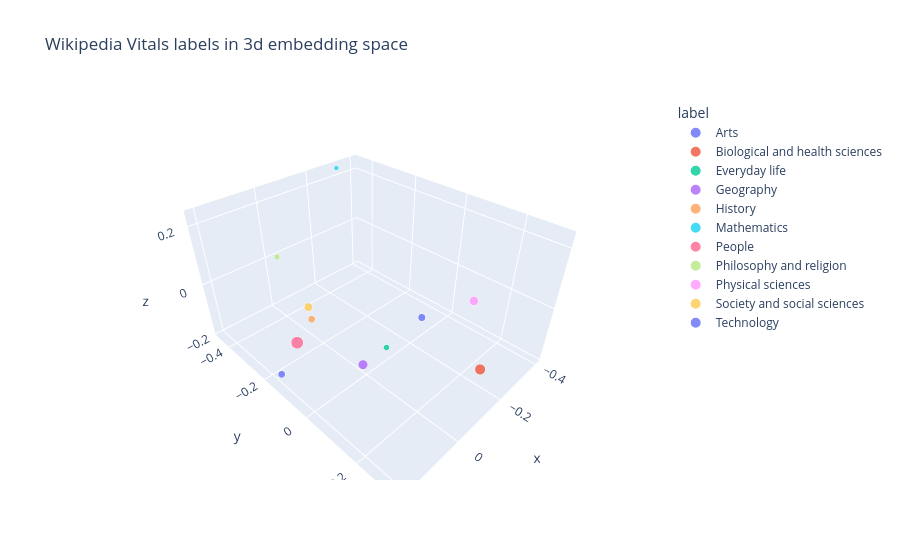

This figure's notebook cell:
### Code cell
#### Display the 3D-plot of each of the 11 labels in the embedding space (top 3 dimensions).

emb_3d = embeddings[:, :3]

rows = []

for label_id, label_name in enumerate(names_labels):
    idx = np.where(labels == label_id)[0]
    centroid = emb_3d[idx].mean(axis=0)

    rows.append({
        "label": label_name,
        "x": centroid[0],
        "y": centroid[1],
        "z": centroid[2],
        "size": len(idx)
    })

df = pd.DataFrame(rows)

fig = px.scatter_3d(
    df,
    x="x", y="y", z="z",
    color="label",
    size="size",
    hover_name="label",
    hover_data={"size": True},
    title="Wikipedia Vitals labels in 3d embedding space"
)

fig.update_traces(marker=dict(opacity=0.8))
fig.show()

### Figure 1 — Plotly figure (JSON) as saved in the notebook; plotly's stock layout.template omitted (floating-point values rounded to 4 significant figures)
{"data": [{"customdata": [[673]], "hovertemplate": "<b>%{hovertext}</b><br><br>label=Arts<br>x=%{x}<br>y=%{y}<br>z=%{z}<br>size=%{customdata[0]}<extra></extra>", "hovertext": ["Arts"], "legendgroup": "Arts", "marker": {"color": "#636efa", "opacity": 0.8, "size": [673], "sizemode": "area", "sizeref": 4.978, "symbol": "circle"}, "mode": "markers", "name": "Arts", "scene": "scene", "showlegend": true, "type": "scatter3d", "x": [0.187], "y": [-0.1702], "z": [-0.1903]}, {"customdata": [[1479]], "hovertemplate": "<b>%{hovertext}</b><br><br>label=Biological and health sciences<br>x=%{x}<br>y=%{y}<br>z=%{z}<br>size=%{customdata[0]}<extra></extra>", "hovertext": ["Biological and health sciences"], "legendgroup": "Biological and health sciences", "marker": {"color": "#EF553B", "opacity": 0.8, "size": [1479], "sizemode": "area", "sizeref": 4.978, "symbol": "circle"}, "mode": "markers", "name": "Biological and health sciences", "scene": "scene", "showlegend": true, "type": "scatter3d", "x": [-0.09425], "y": [0.3142], "z": [-0.02581]}, {"customdata": [[479]], "hovertemplate": "<b>%{hovertext}</b><br><br>label=Everyday life<br>x=%{x}<br>y=%{y}<br>z=%{z}<br>size=%{customdata[0]}<extra></extra>", "hovertext": ["Everyday life"], "legendgroup": "Everyday life", "marker": {"color": "#00cc96", "opacity": 0.8, "size": [479], "sizemode": "area", "sizeref": 4.978, "symbol": "circle"}, "mode": "markers", "name": "Everyday life", "scene": "scene", "showlegend": true, "type": "scatter3d", "x": [0.03261], "y": [0.109], "z": [-0.002496]}, {"customdata": [[1201]], "hovertemplate": "<b>%{hovertext}</b><br><br>label=Geography<br>x=%{x}<br>y=%{y}<br>z=%{z}<br>size=%{customdata[0]}<extra></extra>", "hovertext": ["Geography"], "legendgroup": "Geography", "marker": {"color": "#ab63fa", "opacity": 0.8, "size": [1201], "sizemode": "area", "sizeref": 4.978, "symbol": "circle"}, "mode": "markers", "name": "Geography", "scene": "scene", "showlegend": true, "type": "scatter3d", "x": [0.1917], "y": [0.1877], "z": [0.1014]}, {"customdata": [[680]], "hovertemplate": "<b>%{hovertext}</b><br><br>label=History<br>x=%{x}<br>y=%{y}<br>z=%{z}<br>size=%{customdata[0]}<extra></extra>", "hovertext": ["History"], "legendgroup": "History", "marker": {"color": "#FFA15A", "opacity": 0.8, "size": [680], "sizemode": "area", "sizeref": 4.978, "symbol": "circle"}, "mode": "markers", "name": "History", "scene": "scene", "showlegend": true, "type": "scatter3d", "x": [0.2099], "y": [0.04097], "z": [0.1538]}, {"customdata": [[300]], "hovertemplate": "<b>%{hovertext}</b><br><br>label=Mathematics<br>x=%{x}<br>y=%{y}<br>z=%{z}<br>size=%{customdata[0]}<extra></extra>", "hovertext": ["Mathematics"], "legendgroup": "Mathematics", "marker": {"color": "#19d3f3", "opacity": 0.8, "size": [300], "sizemode": "area", "sizeref": 4.978, "symbol": "circle"}, "mode": "markers", "name": "Mathematics", "scene": "scene", "showlegend": true, "type": "scatter3d", "x": [-0.3124], "y": [-0.4624], "z": [0.2357]}, {"customdata": [[1991]], "hovertemplate": "<b>%{hovertext}</b><br><br>label=People<br>x=%{x}<br>y=%{y}<br>z=%{z}<br>size=%{customdata[0]}<extra></extra>", "hovertext": ["People"], "legendgroup": "People", "marker": {"color": "#FF6692", "opacity": 0.8, "size": [1991], "sizemode": "area", "sizeref": 4.978, "symbol": "circle"}, "mode": "markers", "name": "People", "scene": "scene", "showlegend": true, "type": "scatter3d", "x": [0.139], "y": [-0.14], "z": [-0.07559]}, {"customdata": [[435]], "hovertemplate": "<b>%{hovertext}</b><br><br>label=Philosophy and religion<br>x=%{x}<br>y=%{y}<br>z=%{z}<br>size=%{customdata[0]}<extra></extra>", "hovertext": ["Philosophy and religion"], "legendgroup": "Philosophy and religion", "marker": {"color": "#B6E880", "opacity": 0.8, "size": [435], "sizemode": "area", "sizeref": 4.978, "symbol": "circle"}, "mode": "markers", "name": "Philosophy and religion", "scene": "scene", "showlegend": true, "type": "scatter3d", "x": [0.1559], "y": [-0.1557], "z": [0.2099]}, {"customdata": [[1097]], "hovertemplate": "<b>%{hovertext}</b><br><br>label=Physical sciences<br>x=%{x}<br>y=%{y}<br>z=%{z}<br>size=%{customdata[0]}<extra></extra>", "hovertext": ["Physical sciences"], "legendgroup": "Physical sciences", "marker": {"color": "#FF97FF", "opacity": 0.8, "size": [1097], "sizemode": "area", "sizeref": 4.978, "symbol": "circle"}, "mode": "markers", "name": "Physical sciences", "scene": "scene", "showlegend": true, "type": "scatter3d", "x": [-0.4058], "y": [0.0898], "z": [-0.09276]}, {"customdata": [[930]], "hovertemplate": "<b>%{hovertext}</b><br><br>label=Society and social sciences<br>x=%{x}<br>y=%{y}<br>z=%{z}<br>size=%{customdata[0]}<extra></extra>", "hovertext": ["Society and social sciences"], "legendgroup": "Society and social sciences", "marker": {"color": "#FECB52", "opacity": 0.8, "size": [930], "sizemode": "area", "sizeref": 4.978, "symbol": "circle"}, "mode": "markers", "name": "Society and social sciences", "scene": "scene", "showlegend": true, "type": "scatter3d", "x": [0.1593], "y": [-0.03861], "z": [0.1179]}, {"customdata": [[746]], "hovertemplate": "<b>%{hovertext}</b><br><br>label=Technology<br>x=%{x}<br>y=%{y}<br>z=%{z}<br>size=%{customdata[0]}<extra></extra>", "hovertext": ["Technology"], "legendgroup": "Technology", "marker": {"color": "#636efa", "opacity": 0.8, "size": [746], "sizemode": "area", "sizeref": 4.978, "symbol": "circle"}, "mode": "markers", "name": "Technology", "scene": "scene", "showlegend": true, "type": "scatter3d", "x": [-0.1487], "y": [0.07772], "z": [-0.02332]}], "layout": {"legend": {"itemsizing": "constant", "title": {"text": "label"}, "tracegroupgap": 0}, "scene": {"domain": {"x": [0, 1], "y": [0, 1]}, "xaxis": {"title": {"text": "x"}}, "yaxis": {"title": {"text": "y"}}, "zaxis": {"title": {"text": "z"}}}, "title": {"text": "Wikipedia Vitals labels in 3d embedding space"}}}
